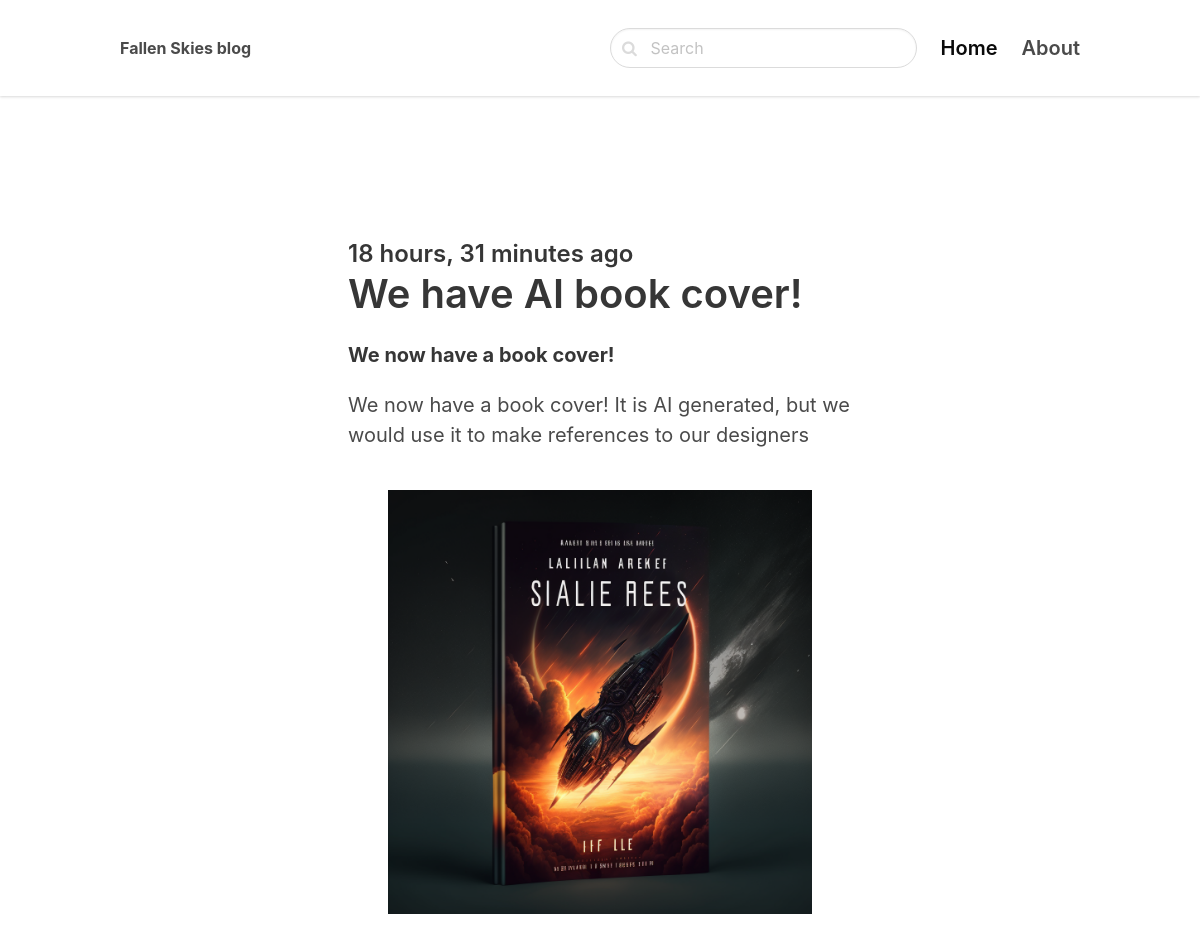
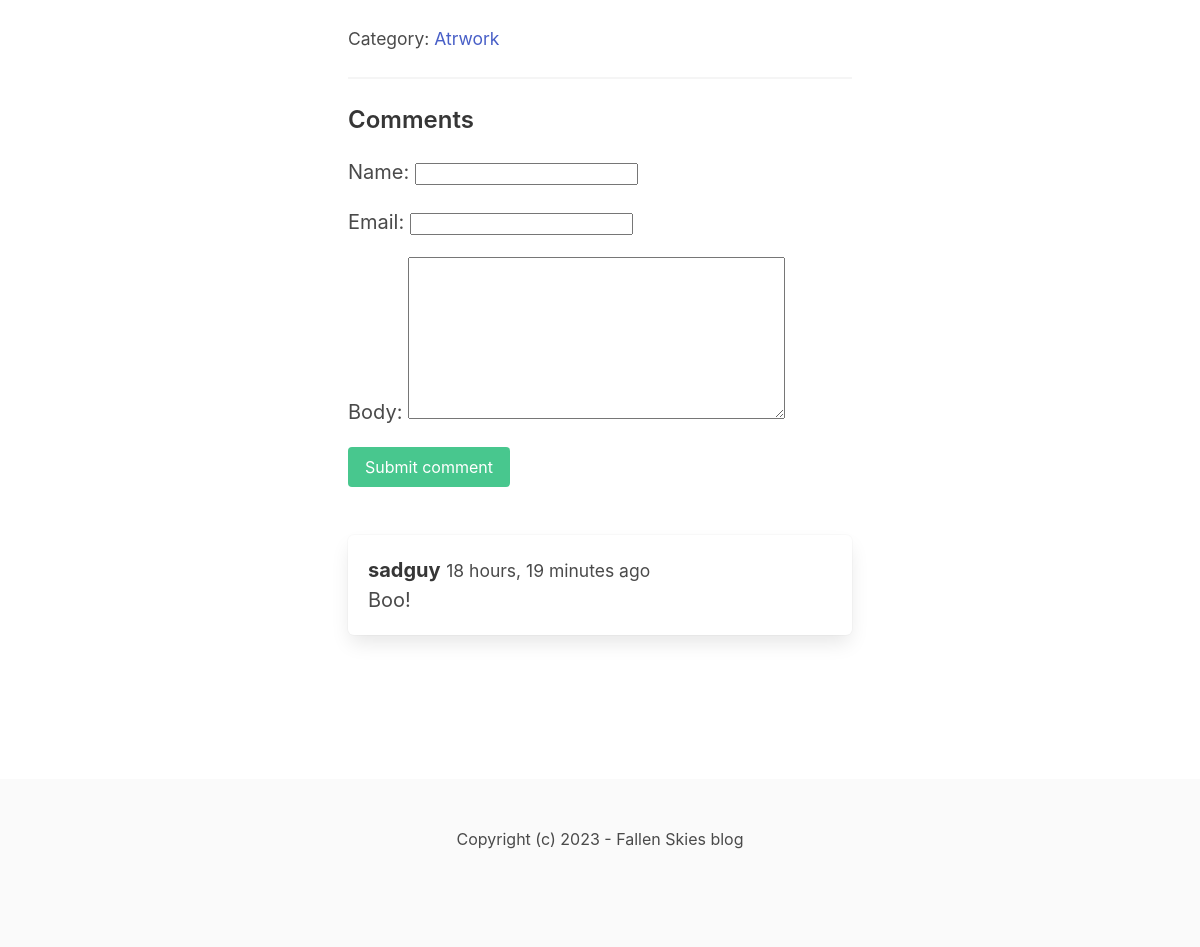
/atrwork/we-have-ai-book-cover/, run on the app's committed database (2 pictures, top to bottom).
### blog/models.py (models this page shows, shortened)
class Post(models.Model):
    ACTIVE = 'active'
    DRAFT = 'draft'  # what is stored in db
    CHOICES_STATUS = (
        (ACTIVE, 'Active'), (DRAFT, 'Draft')  # what we see in admin ui
    )
    category = models.ForeignKey(Category, related_name='posts', on_delete=models.CASCADE)
    title = models.CharField(max_length=255)
    slug = models.SlugField()
    intro = models.TextField()
    body = models.TextField()
    created_at = models.DateTimeField(auto_now_add=True)
    status = models.CharField(max_length=10, choices=CHOICES_STATUS, default=ACTIVE)
    image = models.ImageField(upload_to='uploads/', blank=True, null=True)
    class Meta:
        ordering = ('-created_at',)  # show posts in reverse order

class Category(models.Model):
    title = models.CharField(max_length=255)
    slug = models.SlugField()
    class Meta:
        ordering = ('title',)
        verbose_name_plural = 'Categories'
    def __str__(self):
        return self.title

class Comment(models.Model):
    post = models.ForeignKey(Post, related_name='comments', on_delete=models.CASCADE)
    name = models.CharField(max_length=255)  # name of the commentator
    email = models.EmailField()
    body = models.TextField()  # text of the comments
    created_at = models.DateTimeField(auto_now_add=True)

### blog/views.py (the view)
# urls.py: path('<slug:category_slug>/<slug:slug>/', views.detail, name='post_detail'),
def detail(request, category_slug, slug):  # bug fix from tutorial
    post = get_object_or_404(Post, slug=slug, status=Post.ACTIVE)
    if request.method == 'POST':
        form = CommentForm(request.POST)
        if form.is_valid():
            comment = form.save(commit=False)
            comment.post = post
            comment.save()
            return redirect('post_detail', category_slug=category_slug, slug=slug)
    else:
        form = CommentForm()
    return render(request, 'blog/detail.html', {'post': post, 'form': form})

### blog/forms.py
class CommentForm(forms.ModelForm):
    class Meta:
        model = Comment
        fields = ('name', 'email', 'body')

### blog/templates/blog/detail.html (shortened to what this page needs)
{% extends 'core/base.html' %}
{% block content %}
<section class="hero">
    <div class="hero-body">
        <div class="container">
            <section class="section">
                <div class="columns">
                    <div class="column is-8 is-offset-2">
                        <div class="content is-medium">
                            <h2 class="subtitle is-4">{{ post.created_at|timesince }} ago</h2>
                            <h1 class="title">{{ post.title }}</h1>
                            <p><strong>{{ post.intro }}</strong></p>
                            <p>{{ post.body|linebreaks }}</p>
                            {% if post.image %}
                            <figure class="image mb-6">
                                <img src="{{ post.image.url }}">
                            </figure>
                            {% endif %}
                            <p><small>Category: <a href="{% url 'category_detail' post.category.slug %}">{{ post.category }}</a></small></p>
                            <hr>
                            <h2 class="subtitle is-4">Comments</h2>
                            <form method="post" class="mb-6">
                                {{ form.as_p  }}
                                <div class="field">
                                    <div class="control">
                                        <button class="button is-success"> Submit comment</button>
                                    </div>
                                </div>
                            </form>
                            {% for comment in post.comments.all %}
                            <article class="media box">
                                <div class="media-content">
                                    <strong>{{ comment.name }}</strong> <small>{{ comment.created_at|timesince }} ago</small><br>
                                    {{ comment.body }}
                                </div>
                            </article>
                            {% endfor %}
                        </div>
                    </div>
                </div>
            </section>
        </div>
    </div>
</section>
{% endblock %}

### data on the page
Post: created_at "18 hours, 31 minutes", title "We have AI book cover!", intro "We now have a book cover!", body "We now have a book cover! It is AI generated, but we would use it to make references to our designers", image (picture), category "Atrwork"
Comment: name "sadguy", created_at "18 hours, 19 minutes", body "Boo!"
